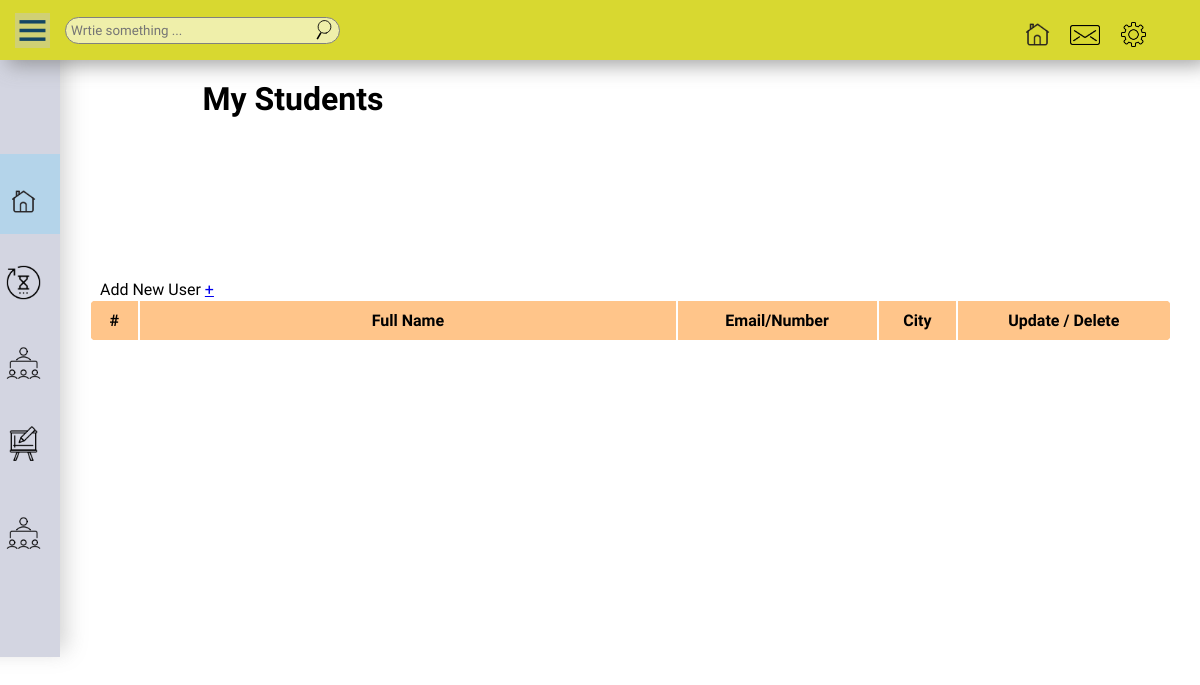
The app's page /view/dashboard/my_students.php (signed in), older data.
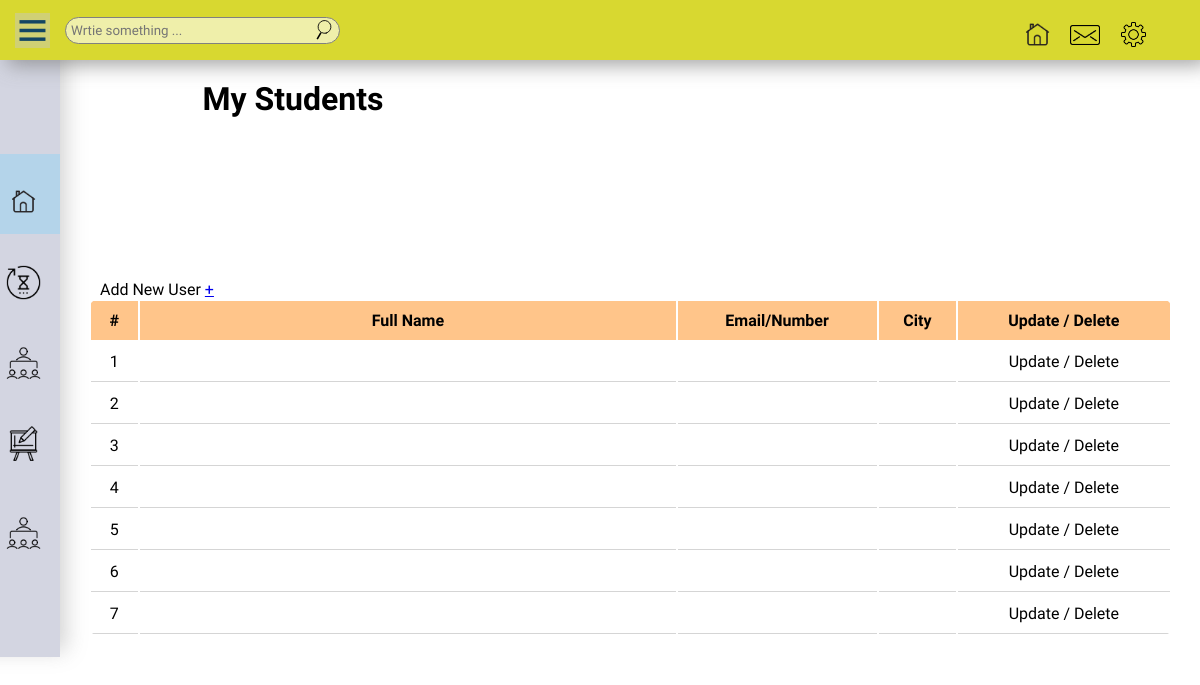
The same page, newer data.
### tables this page shows
CREATE TABLE `students` (
  `id` int(11) NOT NULL,
  `teacher_id` int(11) NOT NULL,
  `user_id` int(11) NOT NULL,
  `city` varchar(255) NOT NULL
);

### Model/Teacher.php (called while the page is built, shortened)
<?php
class Teacher{
   public $db;
   function __CONSTRUCT(){
      $this->db = new PDO(DBCON, USR,PSW);
    }
     function fetchStudents(){
         $sql = $this->db->prepare("SELECT * FROM students WHERE students.teacher_id = ?");
         $sql->bindParam(1,$_SESSION['user_id']);
         $sql->execute();
        return  $sql->fetchAll(PDO::FETCH_ASSOC);
     }
}

### view/dashboard/my_students.php (the view, shortened to what this page needs)
<?php
require_once '../../Model/User.php';
require_once '../../Model/Teacher.php';
$teacher = new Teacher();
$students = $teacher->fetchStudents();
?>
<?php include_once '../includes/head.php'?>
<link rel="stylesheet" type="text/css" href="../../css/main.css">
<link rel="stylesheet" href="../../css/dashboard/nav.css">
<link rel="stylesheet" href="../../css/dashboard/index.css">
<link rel="stylesheet" href="../../css/dashboard/my_students.css">
<?php include_once '../includes/end_head.php'?>
<?php include_once '../includes/nav.php'?>
<div class="board minimize bactive">
    <div class="flex-row top">
      <h1>My Students</h1>
    </div>
   <p style="margin-left:40px">
       Add New User <a href="add_student">+</a>
   </p>
 <table>
 <tr class="main_tr">
 <th>#</th>
 <th class="fullname">Full Name</th>
 <th>Email/Number</th>
 <th>City</th>
 <th>Update / Delete</th>
 </tr>
 <?php foreach($students as $student){?>
 <tr>
 <td><?=$student['id']?></td>
 <td><?=$student['full_name']?></td>
 <td><?=$student['email']?></td>
 <td><?=$student['city']?></td>
 <td>Update / Delete</td>
 </tr>
 <?php }?>
 </table>
</div>
<?php include_once '../includes/footer.php'?>

### view/includes/head.php (shortened to what this page needs)
<!DOCTYPE html>
<html lang="en">
<head>
<link rel="stylesheet" href="https://ajax.googleapis.com/ajax/libs/jqueryui/1.12.1/themes/smoothness/jquery-ui.css">

### view/includes/end_head.php
</head>
<body>

### view/includes/nav.php (shortened to what this page needs)
<div class="row flex-reverse">
    <div class="top-nav fixed tactive">
        <div class="flex-row left-right">
            <div class="left-side flex-row">
                <img class="hamm" src="../../images/top-nav/ham.svg" alt="">
<div class="search">
    <input type="text" placeholder="Wrtie something ...">
    <img src="../../images/top-nav/search.svg" alt="">
</div>            </div>
            <div class="right-side">
            <div class="personal">
                <div class="flex-row left-right">
                    <div class="icon flex-row w33">
                    <img src="../../images/top-nav/home.png" alt="">
                    </div>
                    <div class="email w33">
                        <img src="../../images/top-nav/email.png" alt="">
                </div>
                    <div class="settings w33">
                        <img src="../../images/top-nav/settings.png" alt="">
                        </div>
                </div>
            </div>
            </div>
        </div>
    </div>
    <div class="left-nav fixed lactive">
<div class="menu mactive" >
    <ul>
        <li class="active">
        <div class="link">
        <img src="../../images/top-nav/home.png" alt=""> <a href="index.php" class="llaactive"> HOME</a>
        </div>
    </li>
        <li><div class="link"><img src="../../images/top-nav/request.png" alt=""> <a href=""  class="llaactive" style="margin-right:50px;">MY STUDENTS</a></div></li>
        <li>
            <div class="link"><img src="../../images/top-nav/classes.png" alt="">
                </div>
            </li>
        <li><div class="link"><img src="../../images/top-nav/mession.png" alt=""><a href="" style="margin-left:10px"  class="llaactive">MESSAGES</a></div></li>
        <li><div class="link"><img src="../../images/top-nav/classes.png" alt=""> <a href="add_student.php" style="margin-right:10px;"  class="llaactive">Add new student</a></div></li>
    </ul>
</div>
    </div>
</div>

### view/includes/footer.php
</body>
</html>

### css/main.css (style rules this page uses)
* { margin: 0; padding: 0; box-sizing: border-box; }
.row { width: 100%; height: 100%; }
.flex-row { display: flex; flex-direction: row; width: 100%; height: 100%; }
.board { position: absolute; top: 60px; left: 20%; width: 80%; min-height: 567px; transition: all 1s; }

### css/dashboard/nav.css (style rules this page uses)
* { font-family: 'MuseoModerno', cursive; }
.top-nav { height: 60px; width: 80%; transition: all 1s; position: relative; background: #d8d830; box-shadow:8px 5px 20px 0px #777777ad;; }
.flex-reverse { display: flex; flex-direction: row-reverse; }
.left-side { width: 50%; align-items: center; margin-left: 15px; }
.left-nav { transition: all 1s; width: 20%; background: #9296b366; min-height: 657px; left: 0; box-shadow:-8px -20px 20px 14px #77777752; }
.left-right { justify-content: space-between; }
.personal { width: 150px; height: 35px; margin-right: 30px; margin-top: 15px; }
.email { width: 35px; }
.email>img { margin-top: 5px; width: 30px; }
.settings>img { margin-top: 6.5px; width: 25px; }
.icon { align-items: center; }
.icon>img { width: 35px; margin-top: 3px; }
.w33 { width: 33%; }
.menu { width: 100%; transition: all .7s; margin: 20px auto; min-height: 50%; }
ul { width: 100%; margin: 20px auto; min-height: 50%; list-style-type: none; }
.link { display: flex; margin: 0 auto; width: 80%; padding: 30px 0px 5px; text-align: center; align-items: center; }
.active { background-color: rgba(112, 214, 255, 0.308); }
.link>img { margin-bottom: 10px; width: 35px; }
.search { margin: 0 0px 0px 15px; position: relative; width: 100%; }
.search>input { background-color: #ffffff96; padding: 5px; width: 50%; border-radius: 20px; border: 1px solid grey; }
.search>img { position: absolute; width: 20px; transform: rotate(75deg); left: 45%; top: 11%; }
.hamm { width: 35px; background: #bebeff54; }
.fixed { position: fixed; z-index: 5; }
.tactive { width: 100%; z-index: 6; }
.mactive { margin: -60px auto; }
.lactive { width: 5%; }
.bactive { width: 95% !important; left:5% !important; }

### css/dashboard/index.css (style rules this page uses)
.top { height: 200px; width: 75%; margin: 20px auto 0px auto; }

### css/dashboard/my_students.css (style rules this page uses)
table { width: 95%; margin: 0 auto; border-radius: 10px; overflow: hidden; }
.fullname { width: 50%; }
td { text-align: center; border-bottom: 1px solid #80808054; }
.main_tr { border-bottom: 15px solid black; background: #ffc58a; }
th, td { padding: 10px; }

Row changes from the older to the newer data that the page shows:
added students: id "1"
added students: id "2"
added students: id "3"
added students: id "4"
added students: id "5"
added students: id "6"
added students: id "7"
